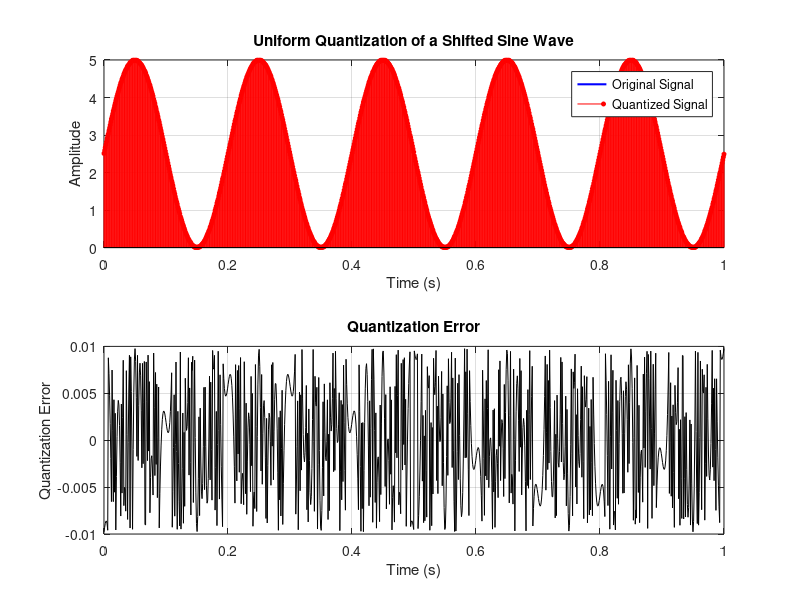

This figure's MATLAB source:
% Parameters
X_min = 0;  % Minimum value of the analog signal
X_max = 5;  % Maximum value of the analog signal
N = 8;      % Number of bits

% Generate a sine wave input signal with offset
fs = 1000;   % Sampling frequency
t = linspace(0, 1, fs);  % Time vector (1 second duration)
x = 2.5*sin(2 * pi * 5 * t)+2.5; % Shifted sine wave to be in [0,5]




% Quantization parameters
L = 2^N;                     % Number of quantization levels
Delta = (X_max - X_min) / L;  %  LSB

% Perform uniform quantization
quantized_indices = floor((x - X_min) / Delta);  % Get quantization index
quantized_indices2 = min(quantized_indices, L-1); % Ensure max index is L-1
x_quantized = X_min + (quantized_indices + 0.5) * Delta; % Mid-rise quantization levels
x_quantized2=Delta+floor(x./Delta+1/2)
% Plot original and quantized signals
figure;
subplot(2,1,1);
plot(t, x, 'b', 'LineWidth', 1.5); hold on;
stem(t, x_quantized, 'r', 'MarkerFaceColor', 'r', 'MarkerSize', 3);
xlabel('Time (s)');
ylabel('Amplitude');
title('Uniform Quantization of a Shifted Sine Wave');
legend('Original Signal', 'Quantized Signal');
grid on;

% Plot quantization error
subplot(2,1,2);
plot(t, x - x_quantized, 'k');
xlabel('Time (s)');
ylabel('Quantization Error');
title('Quantization Error');
grid on;
